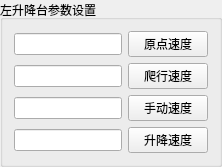
         <widget class="QGroupBox" name="groupBox_16">
          <property name="sizePolicy">
           <sizepolicy hsizetype="Preferred" vsizetype="Preferred">
            <horstretch>0</horstretch>
            <verstretch>0</verstretch>
           </sizepolicy>
          </property>
          <property name="title">
           <string>左升降台参数设置</string>
          </property>
          <layout class="QGridLayout" name="gridLayout_19">
           <item row="0" column="0">
            <widget class="QLineEdit" name="Left_reset_speed_2">
             <property name="sizePolicy">
              <sizepolicy hsizetype="Preferred" vsizetype="Fixed">
               <horstretch>0</horstretch>
               <verstretch>0</verstretch>
              </sizepolicy>
             </property>
            </widget>
           </item>
           <item row="2" column="1">
            <widget class="QPushButton" name="Left_manual_speed">
             <property name="sizePolicy">
              <sizepolicy hsizetype="Preferred" vsizetype="Fixed">
               <horstretch>0</horstretch>
               <verstretch>0</verstretch>
              </sizepolicy>
             </property>
             <property name="text">
              <string>手动速度</string>
             </property>
             <property name="checkable">
              <bool>false</bool>
             </property>
            </widget>
           </item>
           <item row="2" column="0">
            <widget class="QLineEdit" name="Left_manual_speed_2">
             <property name="sizePolicy">
              <sizepolicy hsizetype="Preferred" vsizetype="Fixed">
               <horstretch>0</horstretch>
               <verstretch>0</verstretch>
              </sizepolicy>
             </property>
            </widget>
           </item>
           <item row="3" column="1">
            <widget class="QPushButton" name="Left_lifting_speed">
             <property name="sizePolicy">
              <sizepolicy hsizetype="Preferred" vsizetype="Fixed">
               <horstretch>0</horstretch>
               <verstretch>0</verstretch>
              </sizepolicy>
             </property>
             <property name="text">
              <string>升降速度</string>
             </property>
             <property name="checkable">
              <bool>false</bool>
             </property>
            </widget>
           </item>
           <item row="1" column="0">
            <widget class="QLineEdit" name="Left_creep_speed_2">
             <property name="sizePolicy">
              <sizepolicy hsizetype="Preferred" vsizetype="Fixed">
               <horstretch>0</horstretch>
               <verstretch>0</verstretch>
              </sizepolicy>
             </property>
            </widget>
           </item>
           <item row="3" column="0">
            <widget class="QLineEdit" name="Left_lifting_speed_2">
             <property name="sizePolicy">
              <sizepolicy hsizetype="Preferred" vsizetype="Fixed">
               <horstretch>0</horstretch>
               <verstretch>0</verstretch>
              </sizepolicy>
             </property>
            </widget>
           </item>
           <item row="1" column="1">
            <widget class="QPushButton" name="Left_creep_speed">
             <property name="sizePolicy">
              <sizepolicy hsizetype="Preferred" vsizetype="Fixed">
               <horstretch>0</horstretch>
               <verstretch>0</verstretch>
              </sizepolicy>
             </property>
             <property name="text">
              <string>爬行速度</string>
             </property>
             <property name="checkable">
              <bool>false</bool>
             </property>
            </widget>
           </item>
           <item row="0" column="1">
            <widget class="QPushButton" name="Left_reset_speed">
             <property name="sizePolicy">
              <sizepolicy hsizetype="Preferred" vsizetype="Fixed">
               <horstretch>0</horstretch>
               <verstretch>0</verstretch>
              </sizepolicy>
             </property>
             <property name="text">
              <string>原点速度</string>
             </property>
             <property name="checkable">
              <bool>false</bool>
             </property>
            </widget>
           </item>
          </layout>
         </widget>
